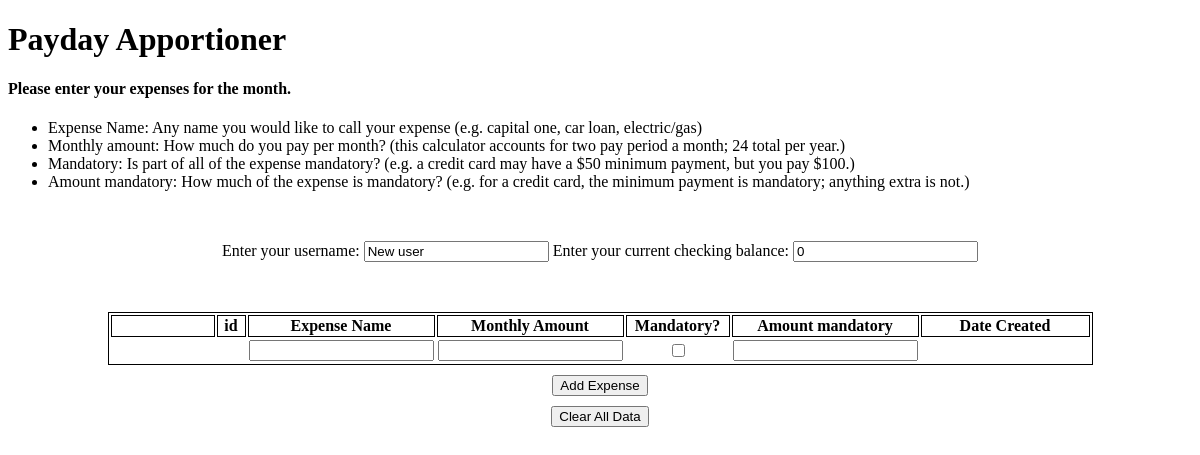
Before: / with the older database file.
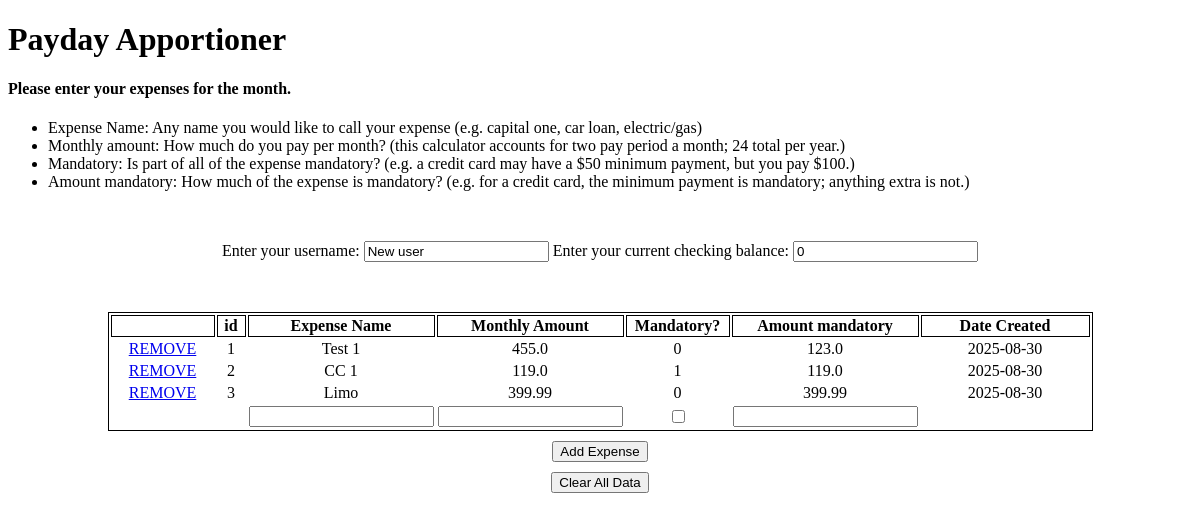
After: the same page with the newer database file.
### app.py (models this page shows, shortened)
class Expenses(db.Model):
    id               = db.Column(db.Integer, nullable=False, primary_key=True, index=True)
    expense_name     = db.Column(db.String, nullable=False, default='AAA')
    monthly_amount   = db.Column(db.Float, nullable=False, default=-99999.99)
    mandatory        = db.Column(db.String, nullable=False, default='0') # Would like to make Bool...
    amount_mandatory = db.Column(db.Float, nullable=False, default=-99999.99)  # Want to make this optional in case the expense is NOT mandatory.
    date_created     = db.Column(db.DateTime, default=datetime.now(timezone.utc))
    user_name        = db.Column(db.String, nullable=False, default="NU")

### app.py (the view)
@app.route('/', methods=['POST', 'GET'])
def index():
    if request.method == 'POST':
        user_name        = request.form['user_name']
        current_balance  = request.form['current_balance']
        expense_name     = request.form['expense_name']
        monthly_amount   = request.form['monthly_amount']
        mandatory        = request.form['mandatory']
        amount_mandatory = request.form['amount_mandatory']
        if expense_name == '':
            expense_name = "XYZ"
        if amount_mandatory == '':
            amount_mandatory = 0
        if monthly_amount == '':
            monthly_amount = 0
        new_expense = Expenses(expense_name=expense_name,
                               monthly_amount=monthly_amount,
                               mandatory=mandatory,
                               amount_mandatory=amount_mandatory,
                               user_name=user_name)
        new_user    = User(user_name=user_name,
                           current_balance=current_balance)
        try:
            db.session.add(new_expense)
            db.session.add(new_user)
            db.session.commit()
            return redirect('/')
        except Exception as e:
            return f"There was an issue adding your expense: {e}"
    else:
        expenses = Expenses.query.order_by(Expenses.date_created).all()
        return render_template("index.html", expenses=expenses)

### templates/index.html (shortened to what this page needs)
{% extends 'base.html' %}
{% block body %}
    <form id="myForm" action="/" method="POST">
    <div class="current_bal" id="current_bal" name="current_bal">
      Enter your username:
        <input type="text" name="user_name" id="user_name" value="New user">
      Enter your current checking balance:
        <input type="text" name="current_balance" id="current_balance" value="0">
    </div>
    <table class="entries">
        <tr>
          <th style="width:100px"></th>
          <th style="width:25px">id</th>
          <th style="width:165px">Expense Name</th>
          <th style="width:165px">Monthly Amount</th>
          <th style="width:100px">Mandatory?</th>
          <th style="width:165px">Amount mandatory</th>
          <th style="width:165px">Date Created</th>
        </tr>
        {% for expense in expenses %}
        <tr>
          <td><a href='/delete/{{expense.id}}'>REMOVE</a></td>
          <td>{{ expense.id }}</td>
          <td>{{ expense.expense_name }}</td>
          <td>{{ expense.monthly_amount }}</td>
          <td>{{ expense.mandatory }}</td>
          <td>{{ expense.amount_mandatory }}</td>
          <td>{{ expense.date_created.date() }}</td>
        </tr>
        {% endfor %}
        <tr>
            <td></td>
            <td></td>
            <td><input type="text" name="expense_name" id="expense_name"></td>
            <td><input type="text" name="monthly_amount" id="monthly_amount"></td>
            <td><input type="checkbox" name="mandatory1" id="mandatory1"></td>
            <td><input type="text" name="amount_mandatory" id="amount_mandatory"></td>
        </tr>
    </table>
    <input style="margin-top: 10px;" type="submit" value="Add Expense">
    </form>
    <form id="Form2" action="/clear_all" method="POST">
      <button style="margin-top: 10px;" name="submit" type="submit">Clear All Data</button>
    </form>
{% endblock %}

### templates/base.html (shortened to what this page needs)
<!DOCTYPE html>
<html>
    <head>
        <link rel="stylesheet" href={{ url_for('static', filename='css/app.css') }}>
    </head>
    <body>
        <h1>Payday Apportioner</h1>
        <h4>Please enter your expenses for the month.</h4>
        <ul>
            <li>Expense Name: Any name you would like to call your expense (e.g. capital one, car loan, electric/gas)</li>
            <li>Monthly amount: How much do you pay per month? (this calculator accounts for two pay period a month; 24 total per year.)</li>
            <li>Mandatory: Is part of all of the expense mandatory? (e.g. a credit card may have a $50 minimum payment, but you pay $100.)</li>
            <li>Amount mandatory: How much of the expense is mandatory? (e.g. for a credit card, the minimum payment is mandatory; anything extra is not.)</li>
        </ul>
        {% block body %} {% endblock %}
    </body>
</html>

### static/css/app.css (style rules this page uses)
table.entries, td.entries, th { margin-left: auto; margin-right: auto; border: 1px solid black; }
form { text-align: center; }
.current_bal { margin-top: auto; margin: 50px; }

Changed rows visible on the page:
added Expenses: id "1", expense_name "Test 1", monthly_amount "455.0", mandatory "0", amount_mandatory "123.0", date_created "2025-08-30"
added Expenses: id "2", expense_name "CC 1", monthly_amount "119.0", mandatory "1", amount_mandatory "119.0", date_created "2025-08-30"
added Expenses: id "3", expense_name "Limo", monthly_amount "399.99", mandatory "0", amount_mandatory "399.99", date_created "2025-08-30"
